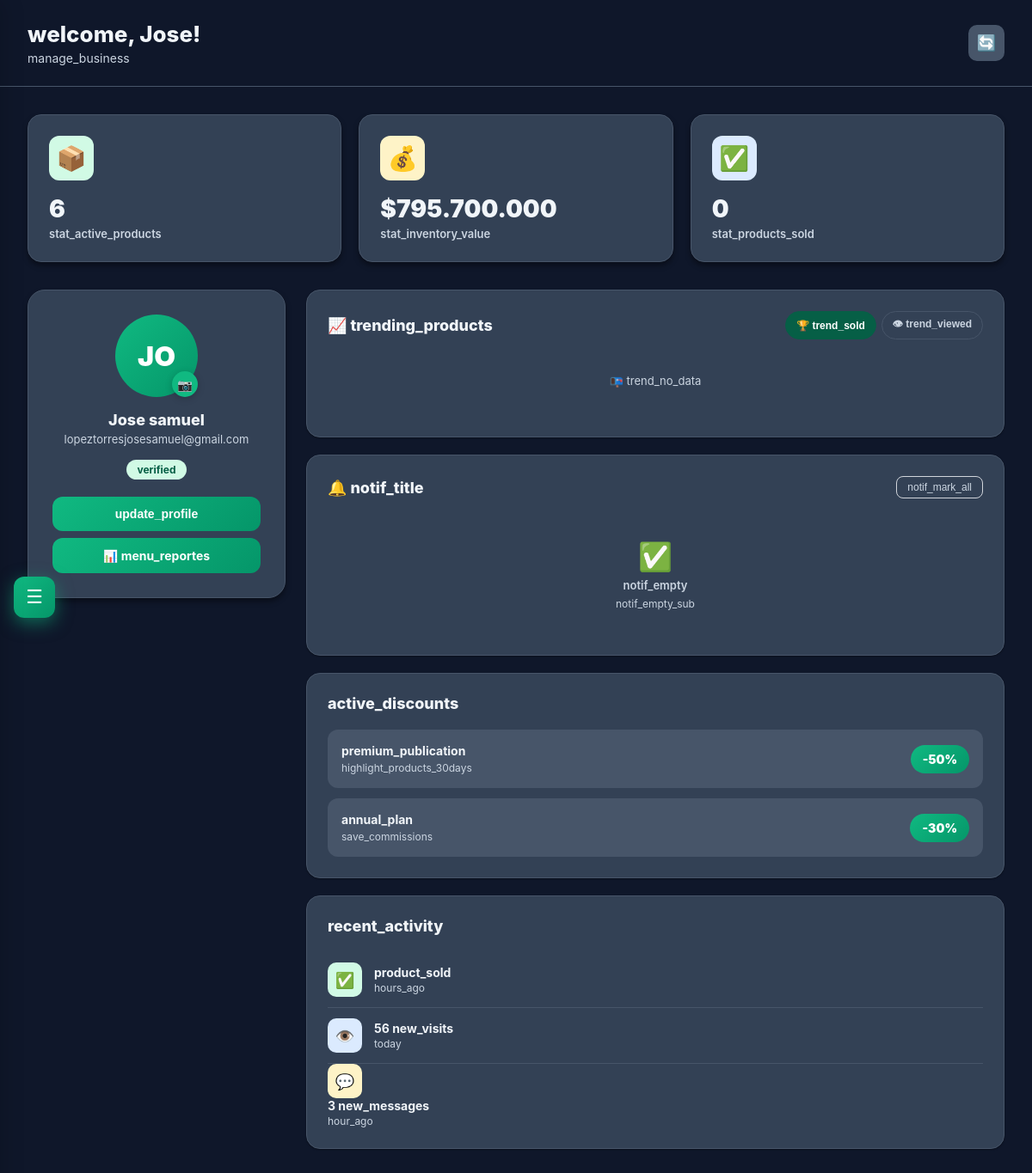
Page /dashboard.php (signed in) on the committed database.
### tables this page shows
CREATE TABLE `usuarios` (
  `id_usuario` int(11) NOT NULL,
  `nombre` varchar(100) NOT NULL,
  `apellido` varchar(100) DEFAULT NULL,
  `bio` text DEFAULT NULL,
  `email` varchar(100) NOT NULL,
  `email_verificado` tinyint(1) NOT NULL DEFAULT 0,
  `foto_perfil` varchar(255) DEFAULT NULL,
  `password` varchar(255) NOT NULL,
  `telefono` varchar(20) NOT NULL,
  `indicativo` varchar(5) NOT NULL DEFAULT '+57',
  `departamento` varchar(80) DEFAULT NULL,
  `municipio` varchar(80) DEFAULT NULL,
  `vereda` varchar(100) DEFAULT NULL,
  `notif_mensajes` tinyint(1) NOT NULL DEFAULT 1,
  `notif_ventas` tinyint(1) NOT NULL DEFAULT 1,
  `notif_visitas` tinyint(1) NOT NULL DEFAULT 0,
  `notif_promociones` tinyint(1) NOT NULL DEFAULT 0,
  `cedula` varchar(20) NOT NULL,
  `tipo_documento` enum('CC','NIT','PP','CE') NOT NULL DEFAULT 'CC',
  `rol` enum('vendedor','comprador','mixto','admin') NOT NULL DEFAULT 'vendedor',
  `estado` enum('activo','inactivo','suspendido') NOT NULL DEFAULT 'activo',
  `fecha_registro` timestamp NOT NULL DEFAULT current_timestamp()
);

### dashboard.php (the view, shortened to what this page needs)
<?php
require_once __DIR__ . '/config/app.php';
require_once __DIR__ . '/config/database.php';
$id_usuario = $_SESSION['id_usuario'];
$stmt = $conexion->prepare('SELECT * FROM usuarios WHERE id_usuario = :id');
$stmt->bindParam(':id', $id_usuario);
$stmt->execute();
$usuario = $stmt->fetch(PDO::FETCH_ASSOC);
$stmt = $conexion->prepare('
    SELECT
        p.*,
        u.departamento, u.municipio, u.vereda,
        GROUP_CONCAT(ip.ruta_imagen) AS imagenes
    FROM productos p
    INNER JOIN ubicaciones u ON p.id_ubicacion = u.id_ubicacion
    LEFT  JOIN imagenes_productos ip ON p.id_producto = ip.id_producto
    WHERE p.id_usuario = :id AND p.estado = \'disponible\'
    GROUP BY p.id_producto
    ORDER BY p.fecha_publicacion DESC
');
$stmt->bindParam(':id', $id_usuario);
$stmt->execute();
$productos_disponibles = $stmt->fetchAll(PDO::FETCH_ASSOC);
$stmt = $conexion->prepare('
    SELECT
        p.*,
        u.departamento, u.municipio, u.vereda,
        GROUP_CONCAT(ip.ruta_imagen) AS imagenes
    FROM productos p
    INNER JOIN ubicaciones u ON p.id_ubicacion = u.id_ubicacion
    LEFT  JOIN imagenes_productos ip ON p.id_producto = ip.id_producto
    WHERE p.id_usuario = :id AND p.estado = \'vendido\'
    GROUP BY p.id_producto
    ORDER BY p.fecha_venta DESC
    LIMIT 20
');
$stmt->bindParam(':id', $id_usuario);
$stmt->execute();
$productos_vendidos = $stmt->fetchAll(PDO::FETCH_ASSOC);
$total_disponibles = count($productos_disponibles);
$total_vendidos    = count($productos_vendidos);
$valor_inventario  = 0;
foreach ($productos_disponibles as $p) {
    $valor_inventario += $p['precio'] * $p['cantidad'];
}
$stmt = $conexion->prepare('
    SELECT p.id_producto, p.tipo_producto, p.producto_especifico,
           p.categoria_principal,
           SUM(t.cantidad) AS total_cantidad,
           COUNT(DISTINCT t.id_transaccion) AS num_ventas
    FROM   transacciones t
    INNER JOIN productos p ON t.id_producto = p.id_producto
    WHERE  t.estado = \'APROBADO\'
    GROUP  BY t.id_producto
    ORDER  BY total_cantidad DESC
    LIMIT  4
');
$stmt->execute();
$mas_vendidos = $stmt->fetchAll(PDO::FETCH_ASSOC);
if (empty($mas_vendidos)) {
    $stmt = $conexion->prepare('
        SELECT id_producto, tipo_producto, producto_especifico,
               categoria_principal,
               1 AS total_cantidad, 1 AS num_ventas
        FROM   productos
        WHERE  estado = \'vendido\'
        ORDER  BY fecha_venta DESC
        LIMIT  4
    ');
    $stmt->execute();
    $mas_vendidos = $stmt->fetchAll(PDO::FETCH_ASSOC);
}
?>
<!DOCTYPE html>
<html lang="<?= $lang ?>">
<head>
    <?= ascc_theme_css() ?>
    <link rel="stylesheet" href="/ascc/public/css/dashboard.css">
    <link rel="stylesheet" href="/ascc/public/css/modal-perfil.css">
</head>
<body class="theme-<?= $theme ?>" data-theme="<?= $theme ?>">
    <div class="dashboard-layout">
        <main class="main-content">
            <button class="sidebar-float-toggle" onclick="toggleSidebar()" title="<?= t('open_menu') ?>">
                ☰
            </button>
            <div class="topbar">
                <div class="topbar-welcome">
                    <h1><?= t('welcome') ?>, <?= htmlspecialchars(explode(' ', $usuario['nombre'])[0]) ?>!</h1>
                    <p><?= t('manage_business') ?></p>
                </div>
                <div class="topbar-actions">
                    <button class="btn-refresh" onclick="refreshAllData()" title="<?= t('refresh') ?>">
                        🔄
                    </button>
                </div>
            </div>
            <div class="container">
                <div class="stats-grid">
                    <div class="stat-card green">
                        <div class="stat-header">
                            <div class="stat-icon green">📦</div>
                        </div>
                        <div class="stat-value"><?= $total_disponibles ?></div>
                        <div class="stat-label"><?= t('stat_active_products') ?></div>
                    </div>
                    <div class="stat-card orange">
                        <div class="stat-header">
                            <div class="stat-icon orange">💰</div>
                        </div>
                        <div class="stat-value">$<?= number_format($valor_inventario, 0, ',', '.') ?></div>
                        <div class="stat-label"><?= t('stat_inventory_value') ?></div>
                    </div>
                    <div class="stat-card blue">
                        <div class="stat-header">
                            <div class="stat-icon blue">✅</div>
                        </div>
                        <div class="stat-value"><?= $total_vendidos ?></div>
                        <div class="stat-label"><?= t('stat_products_sold') ?></div>
                    </div>
                </div>
                <div id="inicio" class="tab-content active">
                    <div class="inicio-grid">
                        <div class="profile-card">
                            <div class="profile-photo-container">
                                <?php if (!empty($usuario['foto_perfil'])): ?>
                                <div class="profile-photo" style="display:none;">
                                    <?= strtoupper(substr($usuario['nombre'], 0, 2)) ?>
                                </div>
                                <?php else: ?>
                                <div class="profile-photo">
                                    <?= strtoupper(substr($usuario['nombre'], 0, 2)) ?>
                                </div>
                                <?php endif; ?>
                                <div class="profile-photo-edit" onclick="openPhotoModal()"
                                    title="<?= t('change_photo') ?>">
                                    📷
                                </div>
                            </div>
                            <div class="profile-name"><?= htmlspecialchars($usuario['nombre']) ?></div>
                            <div class="profile-email"><?= htmlspecialchars($usuario['email']) ?></div>
                            <div class="profile-badges">
                                <span class="badge badge-verified"><?= t('verified') ?></span>
                            </div>
                            <button class="btn-update-profile" id="btnActualizarDatos" onclick="updateProfile()">
                                <?= t('update_profile') ?>
                            </button>
                            <a href="/ascc/reportes.php" class="btn-update-profile"
                                style="display:block;text-align:center;text-decoration:none;margin-top:8px;">
                                📊 <?= t('menu_reportes') ?>
                            </a>
                        </div>
                        <div class="main-content-area">
                            <div class="trending-section">
                                <div class="section-header">
                                    <h3 class="section-title">📈 <?= t('trending_products') ?></h3>
                                    <div class="trending-tabs">
                                        <button class="trending-tab is-active"
                                            onclick="switchTrending(this,'tpVendidos')">
                                            🏆 <?= t('trend_sold') ?>
                                        </button>
                                        <button class="trending-tab"
                                            onclick="switchTrending(this,'tpVistos')">
                                            👁 <?= t('trend_viewed') ?>
                                        </button>
                                    </div>
                                </div>
                                <div class="trending-panel" id="tpVendidos">
                                <?php if (empty($mas_vendidos)): ?>
                                    <p class="trending-no-data">📭 <?= t('trend_no_data') ?></p>
                                <?php endif; ?>
                                </div>
                            </div>
                            <div class="notif-section" id="seccionNotificaciones">
                                <div class="section-header">
                                    <h3 class="section-title">
                                        🔔 <?= t('notif_title') ?>
                                    </h3>
                                    <button class="notif-mark-all" id="btnMarcarTodas">
                                        <?= t('notif_mark_all') ?>
                                    </button>
                                </div>
                                <div class="notif-list" id="notifLista">
                                    <div class="notif-empty" id="notifEmpty">
                                        <span>✅</span>
                                        <p><?= t('notif_empty') ?></p>
                                        <small><?= t('notif_empty_sub') ?></small>
                                    </div>
                                </div>
                            </div>
                            <div class="discounts-section">
                                <div class="section-header">
                                    <h3 class="section-title"><?= t('active_discounts') ?></h3>
                                </div>
                                <div class="discount-item">
                                    <div class="discount-info">
                                        <h4><?= t('premium_publication') ?></h4>
                                        <p><?= t('highlight_products_30days') ?></p>
                                    </div>
                                    <div class="discount-badge">-50%</div>
                                </div>
                                <div class="discount-item">
                                    <div class="discount-info">
                                        <h4><?= t('annual_plan') ?></h4>
                                        <p><?= t('save_commissions') ?></p>
                                    </div>
                                    <div class="discount-badge">-30%</div>
                                </div>
                            </div>
                            <div class="activity-section">
                                <div class="section-header">
                                    <h3 class="section-title"><?= t('recent_activity') ?></h3>
                                </div>
                                <div class="activity-item">
                                    <div class="activity-icon green">✅</div>
                                    <div class="activity-details">
                                        <h4><?= t('product_sold') ?></h4>
                                        <p><?= t('hours_ago') ?></p>
                                    </div>
                                </div>
                                <div class="activity-item">
                                    <div class="activity-icon blue">👁️</div>
                                    <div class="activity-details">
                                        <h4>56 <?= t('new_visits') ?></h4>
                                        <p><?= t('today') ?></p>
                                    </div>
                                </div>
                                <div class="activity-icon orange">💬</div>
                                <div class="activity-details">
                                    <h4>3 <?= t('new_messages') ?></h4>
                                    <p><?= t('hour_ago') ?></p>
                                </div>
                            </div>
                        </div>
                    </div>
                </div>
            </div>
        </main>
    </div>
</body>
</html>

### public/css/dark.css (style rules this page uses)
*, *::before, *::after { box-sizing: border-box; }
body, body.theme-dark, body[data-theme="dark"] { background: linear-gradient(135deg, #0F172A 0%, #1E293B 50%, #0F172A 100%); color: var(--text-primary); font-family: -apple-system, BlinkMacSystemFont, 'Segoe UI', Roboto, 'Helvetica Neue', Arial, sans-serif; margin: 0; padding: 0; min-height: 100vh; transition: var(--transition); }

### public/css/modal-perfil.css (style rules this page uses)
[data-theme="dark"] { --modal-overlay: rgba(0, 0, 0, 0.62); --modal-bg: #252d32; --modal-header-bg: #1e2428; --modal-footer-bg: #1e2428; --modal-border: rgba(255, 255, 255, 0.07); --modal-input-bg: rgba(255, 255, 255, 0.05); --modal-input-border: rgba(255, 255, 255, 0.11); --modal-input-focus: #4ade80; --modal-text-primary: #eef2f0; --modal-text-secondary: rgba(255, 255, 255, 0.50); --modal-text-hint: rgba(255, 255, 255, 0.28); --modal-section-label: rgba(255, 255, 255, 0.30); --modal-tab-active-bg: rgba(74, 222, 128, 0.06); --modal-item-bg: rgba(255, 255, 255, 0.04); --modal-item-border: rgba(255, 255, 255, 0.06); --modal-toggle-off: rgba(255, 255, 255, 0.16); --modal-toggle-knob: #ffffff; --modal-avatar-bg: #1d6d3b; --modal-avatar-color: #a7f3c4; --modal-select-opt: #252d32; --modal-scrollbar: rgba(255, 255, 255, 0.09); --modal-verified-bg: rgba(74, 222, 128, 0.10); --modal-verified-bdr: rgba(74, 222, 128, 0.24); --modal-verified-color: #4ade80; }

### rows in the picture
usuarios: nombre "Jose", nombre "JO", nombre "Jose samuel", email "lopeztorresjosesamuel@gmail.com"

### other values in the picture
t('welcome') "welcome"
t('manage_business') "manage_business"
$total_disponibles "6"
t('stat_active_products') "stat_active_products"
$valor_inventario "795.700.000"
t('stat_inventory_value') "stat_inventory_value"
$total_vendidos "0"
t('stat_products_sold') "stat_products_sold"
t('verified') "verified"
t('update_profile') "update_profile"
t('menu_reportes') "menu_reportes"
t('trending_products') "trending_products"
t('trend_sold') "trend_sold"
t('trend_viewed') "trend_viewed"
t('trend_no_data') "trend_no_data"
